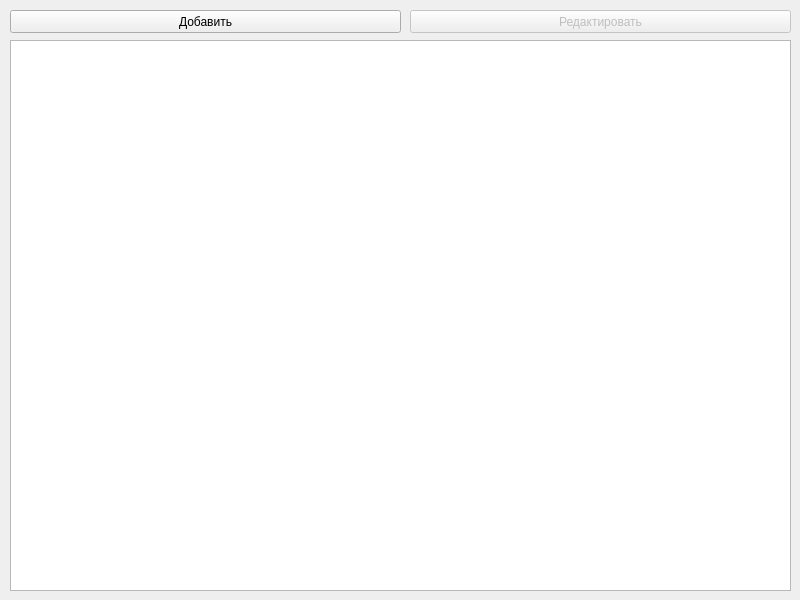
<?xml version="1.0" encoding="UTF-8"?>
<ui version="4.0">
 <class>MainWindow</class>
 <widget class="QMainWindow" name="MainWindow">
  <property name="geometry">
   <rect>
    <x>0</x>
    <y>0</y>
    <width>800</width>
    <height>600</height>
   </rect>
  </property>
  <property name="windowTitle">
   <string>Coffee</string>
  </property>
  <widget class="QWidget" name="centralwidget">
   <widget class="QTableWidget" name="tableWidget">
    <property name="geometry">
     <rect>
      <x>10</x>
      <y>40</y>
      <width>781</width>
      <height>551</height>
     </rect>
    </property>
    <property name="editTriggers">
     <set>QAbstractItemView::NoEditTriggers</set>
    </property>
   </widget>
   <widget class="QPushButton" name="pushButton">
    <property name="geometry">
     <rect>
      <x>10</x>
      <y>10</y>
      <width>391</width>
      <height>23</height>
     </rect>
    </property>
    <property name="text">
     <string>Добавить</string>
    </property>
   </widget>
   <widget class="QPushButton" name="pushButton_2">
    <property name="enabled">
     <bool>false</bool>
    </property>
    <property name="geometry">
     <rect>
      <x>410</x>
      <y>10</y>
      <width>381</width>
      <height>23</height>
     </rect>
    </property>
    <property name="text">
     <string>Редактировать</string>
    </property>
   </widget>
  </widget>
 </widget>
 <resources/>
 <connections/>
</ui>
